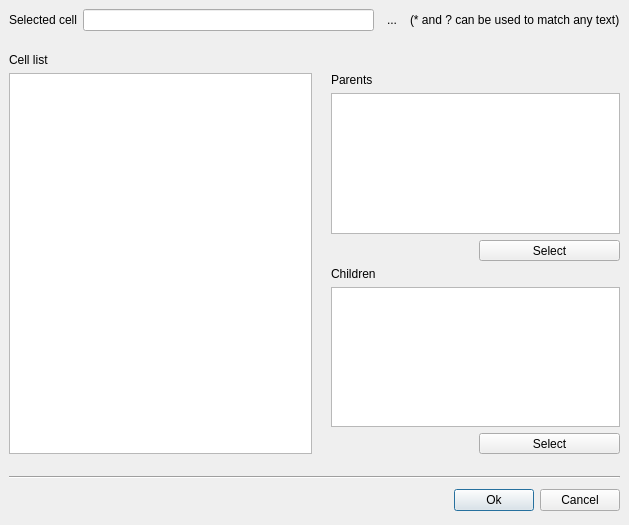
<?xml version="1.0" encoding="UTF-8"?>
<ui version="4.0">
 <class>SimpleCellSelectionForm</class>
 <widget class="QDialog" name="SimpleCellSelectionForm">
  <property name="geometry">
   <rect>
    <x>0</x>
    <y>0</y>
    <width>629</width>
    <height>525</height>
   </rect>
  </property>
  <property name="windowTitle">
   <string>Select Cell</string>
  </property>
  <layout class="QVBoxLayout">
   <property name="spacing">
    <number>6</number>
   </property>
   <property name="leftMargin">
    <number>9</number>
   </property>
   <property name="topMargin">
    <number>9</number>
   </property>
   <property name="rightMargin">
    <number>9</number>
   </property>
   <property name="bottomMargin">
    <number>9</number>
   </property>
   <item>
    <widget class="QFrame" name="frame8">
     <property name="frameShape">
      <enum>QFrame::NoFrame</enum>
     </property>
     <property name="frameShadow">
      <enum>QFrame::Raised</enum>
     </property>
     <layout class="QGridLayout">
      <property name="leftMargin">
       <number>0</number>
      </property>
      <property name="topMargin">
       <number>0</number>
      </property>
      <property name="rightMargin">
       <number>0</number>
      </property>
      <property name="bottomMargin">
       <number>0</number>
      </property>
      <property name="spacing">
       <number>6</number>
      </property>
      <item row="1" column="0" colspan="2">
       <spacer>
        <property name="orientation">
         <enum>Qt::Vertical</enum>
        </property>
        <property name="sizeType">
         <enum>QSizePolicy::Fixed</enum>
        </property>
        <property name="sizeHint" stdset="0">
         <size>
          <width>451</width>
          <height>16</height>
         </size>
        </property>
       </spacer>
      </item>
      <item row="0" column="0" colspan="2">
       <widget class="QFrame" name="frame_4">
        <property name="frameShape">
         <enum>QFrame::NoFrame</enum>
        </property>
        <property name="frameShadow">
         <enum>QFrame::Raised</enum>
        </property>
        <layout class="QGridLayout">
         <property name="leftMargin">
          <number>0</number>
         </property>
         <property name="topMargin">
          <number>0</number>
         </property>
         <property name="rightMargin">
          <number>0</number>
         </property>
         <property name="bottomMargin">
          <number>0</number>
         </property>
         <property name="spacing">
          <number>6</number>
         </property>
         <item row="0" column="1">
          <widget class="QLineEdit" name="le_cell_name">
           <property name="sizePolicy">
            <sizepolicy hsizetype="Expanding" vsizetype="Fixed">
             <horstretch>1</horstretch>
             <verstretch>1</verstretch>
            </sizepolicy>
           </property>
          </widget>
         </item>
         <item row="0" column="3">
          <widget class="QLabel" name="label_5">
           <property name="text">
            <string>(* and ? can be used to match any text)</string>
           </property>
          </widget>
         </item>
         <item row="0" column="0">
          <widget class="QLabel" name="label_2">
           <property name="text">
            <string>Selected cell</string>
           </property>
          </widget>
         </item>
         <item row="0" column="2">
          <widget class="QToolButton" name="find_next">
           <property name="toolTip">
            <string>&lt;html&gt;&lt;head&gt;&lt;meta name=&quot;qrichtext&quot; content=&quot;1&quot; /&gt;&lt;style type=&quot;text/css&quot;&gt;
p, li { white-space: pre-wrap; }
&lt;/style&gt;&lt;/head&gt;&lt;body style=&quot; font-family:'Sans Serif'; font-size:9pt; font-weight:400; font-style:normal; text-decoration:none;&quot;&gt;
&lt;p style=&quot; margin-top:0px; margin-bottom:0px; margin-left:0px; margin-right:0px; -qt-block-indent:0; text-indent:0px;&quot;&gt;Find next&lt;/p&gt;&lt;/body&gt;&lt;/html&gt;</string>
           </property>
           <property name="text">
            <string>...</string>
           </property>
           <property name="icon">
            <iconset resource="../lay/layResources.qrc">
             <normaloff>:/find.png</normaloff>:/find.png</iconset>
           </property>
           <property name="autoRaise">
            <bool>true</bool>
           </property>
          </widget>
         </item>
        </layout>
       </widget>
      </item>
      <item row="2" column="0" colspan="2">
       <widget class="QLabel" name="label_3">
        <property name="text">
         <string>Cell list</string>
        </property>
       </widget>
      </item>
      <item row="3" column="0">
       <widget class="QTreeView" name="lv_cells">
        <property name="sizePolicy">
         <sizepolicy hsizetype="Preferred" vsizetype="Expanding">
          <horstretch>1</horstretch>
          <verstretch>1</verstretch>
         </sizepolicy>
        </property>
        <property name="selectionMode">
         <enum>QAbstractItemView::ExtendedSelection</enum>
        </property>
        <property name="uniformRowHeights">
         <bool>true</bool>
        </property>
       </widget>
      </item>
      <item row="3" column="1">
       <widget class="QFrame" name="frame">
        <property name="sizePolicy">
         <sizepolicy hsizetype="Preferred" vsizetype="Preferred">
          <horstretch>1</horstretch>
          <verstretch>0</verstretch>
         </sizepolicy>
        </property>
        <property name="frameShape">
         <enum>QFrame::NoFrame</enum>
        </property>
        <property name="frameShadow">
         <enum>QFrame::Raised</enum>
        </property>
        <layout class="QVBoxLayout">
         <property name="spacing">
          <number>6</number>
         </property>
         <property name="leftMargin">
          <number>0</number>
         </property>
         <property name="topMargin">
          <number>0</number>
         </property>
         <property name="rightMargin">
          <number>0</number>
         </property>
         <property name="bottomMargin">
          <number>0</number>
         </property>
         <item>
          <widget class="QFrame" name="frame_5">
           <property name="sizePolicy">
            <sizepolicy hsizetype="Preferred" vsizetype="Preferred">
             <horstretch>1</horstretch>
             <verstretch>1</verstretch>
            </sizepolicy>
           </property>
           <property name="frameShape">
            <enum>QFrame::NoFrame</enum>
           </property>
           <property name="frameShadow">
            <enum>QFrame::Raised</enum>
           </property>
           <layout class="QGridLayout">
            <property name="leftMargin">
             <number>0</number>
            </property>
            <property name="topMargin">
             <number>0</number>
            </property>
            <property name="rightMargin">
             <number>0</number>
            </property>
            <property name="bottomMargin">
             <number>0</number>
            </property>
            <property name="spacing">
             <number>6</number>
            </property>
            <item row="2" column="1">
             <spacer>
              <property name="orientation">
               <enum>Qt::Horizontal</enum>
              </property>
              <property name="sizeHint" stdset="0">
               <size>
                <width>40</width>
                <height>20</height>
               </size>
              </property>
             </spacer>
            </item>
            <item row="1" column="1" colspan="2">
             <widget class="QTreeView" name="lv_parents">
              <property name="sizePolicy">
               <sizepolicy hsizetype="Expanding" vsizetype="Expanding">
                <horstretch>1</horstretch>
                <verstretch>1</verstretch>
               </sizepolicy>
              </property>
              <property name="uniformRowHeights">
               <bool>true</bool>
              </property>
             </widget>
            </item>
            <item row="0" column="1" colspan="2">
             <widget class="QLabel" name="textLabel1">
              <property name="text">
               <string>Parents</string>
              </property>
             </widget>
            </item>
            <item row="2" column="2">
             <widget class="QToolButton" name="tb_set_parent">
              <property name="sizePolicy">
               <sizepolicy hsizetype="Preferred" vsizetype="Preferred">
                <horstretch>0</horstretch>
                <verstretch>0</verstretch>
               </sizepolicy>
              </property>
              <property name="text">
               <string>Select</string>
              </property>
             </widget>
            </item>
            <item row="0" column="0">
             <widget class="QLabel" name="label">
              <property name="text">
               <string/>
              </property>
              <property name="pixmap">
               <pixmap resource="../lay/layResources.qrc">:/right.png</pixmap>
              </property>
             </widget>
            </item>
           </layout>
          </widget>
         </item>
         <item>
          <widget class="QFrame" name="frame_6">
           <property name="sizePolicy">
            <sizepolicy hsizetype="Preferred" vsizetype="Preferred">
             <horstretch>1</horstretch>
             <verstretch>1</verstretch>
            </sizepolicy>
           </property>
           <property name="frameShape">
            <enum>QFrame::NoFrame</enum>
           </property>
           <property name="frameShadow">
            <enum>QFrame::Raised</enum>
           </property>
           <layout class="QGridLayout">
            <property name="leftMargin">
             <number>0</number>
            </property>
            <property name="topMargin">
             <number>0</number>
            </property>
            <property name="rightMargin">
             <number>0</number>
            </property>
            <property name="bottomMargin">
             <number>0</number>
            </property>
            <property name="spacing">
             <number>6</number>
            </property>
            <item row="2" column="1">
             <spacer>
              <property name="orientation">
               <enum>Qt::Horizontal</enum>
              </property>
              <property name="sizeHint" stdset="0">
               <size>
                <width>40</width>
                <height>20</height>
               </size>
              </property>
             </spacer>
            </item>
            <item row="0" column="1">
             <widget class="QLabel" name="textLabel2">
              <property name="text">
               <string>Children</string>
              </property>
             </widget>
            </item>
            <item row="1" column="1" colspan="2">
             <widget class="QTreeView" name="lv_children">
              <property name="sizePolicy">
               <sizepolicy hsizetype="Expanding" vsizetype="Expanding">
                <horstretch>1</horstretch>
                <verstretch>1</verstretch>
               </sizepolicy>
              </property>
              <property name="uniformRowHeights">
               <bool>true</bool>
              </property>
             </widget>
            </item>
            <item row="2" column="2">
             <widget class="QToolButton" name="tb_set_child">
              <property name="sizePolicy">
               <sizepolicy hsizetype="Preferred" vsizetype="Preferred">
                <horstretch>0</horstretch>
                <verstretch>0</verstretch>
               </sizepolicy>
              </property>
              <property name="text">
               <string>Select</string>
              </property>
             </widget>
            </item>
            <item row="0" column="0">
             <widget class="QLabel" name="label_4">
              <property name="text">
               <string/>
              </property>
              <property name="pixmap">
               <pixmap resource="../lay/layResources.qrc">:/right.png</pixmap>
              </property>
             </widget>
            </item>
           </layout>
          </widget>
         </item>
        </layout>
       </widget>
      </item>
     </layout>
    </widget>
   </item>
   <item>
    <spacer>
     <property name="orientation">
      <enum>Qt::Vertical</enum>
     </property>
     <property name="sizeType">
      <enum>QSizePolicy::Fixed</enum>
     </property>
     <property name="sizeHint" stdset="0">
      <size>
       <width>611</width>
       <height>16</height>
      </size>
     </property>
    </spacer>
   </item>
   <item>
    <widget class="Line" name="line_4">
     <property name="orientation">
      <enum>Qt::Horizontal</enum>
     </property>
    </widget>
   </item>
   <item>
    <widget class="QFrame" name="frame5">
     <property name="frameShape">
      <enum>QFrame::NoFrame</enum>
     </property>
     <property name="frameShadow">
      <enum>QFrame::Raised</enum>
     </property>
     <layout class="QHBoxLayout">
      <property name="spacing">
       <number>6</number>
      </property>
      <property name="leftMargin">
       <number>0</number>
      </property>
      <property name="topMargin">
       <number>0</number>
      </property>
      <property name="rightMargin">
       <number>0</number>
      </property>
      <property name="bottomMargin">
       <number>0</number>
      </property>
      <item>
       <spacer>
        <property name="orientation">
         <enum>Qt::Horizontal</enum>
        </property>
        <property name="sizeType">
         <enum>QSizePolicy::Expanding</enum>
        </property>
        <property name="sizeHint" stdset="0">
         <size>
          <width>91</width>
          <height>31</height>
         </size>
        </property>
       </spacer>
      </item>
      <item>
       <widget class="QPushButton" name="ok_button">
        <property name="text">
         <string>Ok</string>
        </property>
        <property name="default">
         <bool>true</bool>
        </property>
       </widget>
      </item>
      <item>
       <widget class="QPushButton" name="cancel_button">
        <property name="text">
         <string>Cancel</string>
        </property>
       </widget>
      </item>
     </layout>
    </widget>
   </item>
  </layout>
 </widget>
 <layoutdefault spacing="6" margin="11"/>
 <resources>
  <include location="../lay/layResources.qrc"/>
 </resources>
 <connections/>
</ui>
